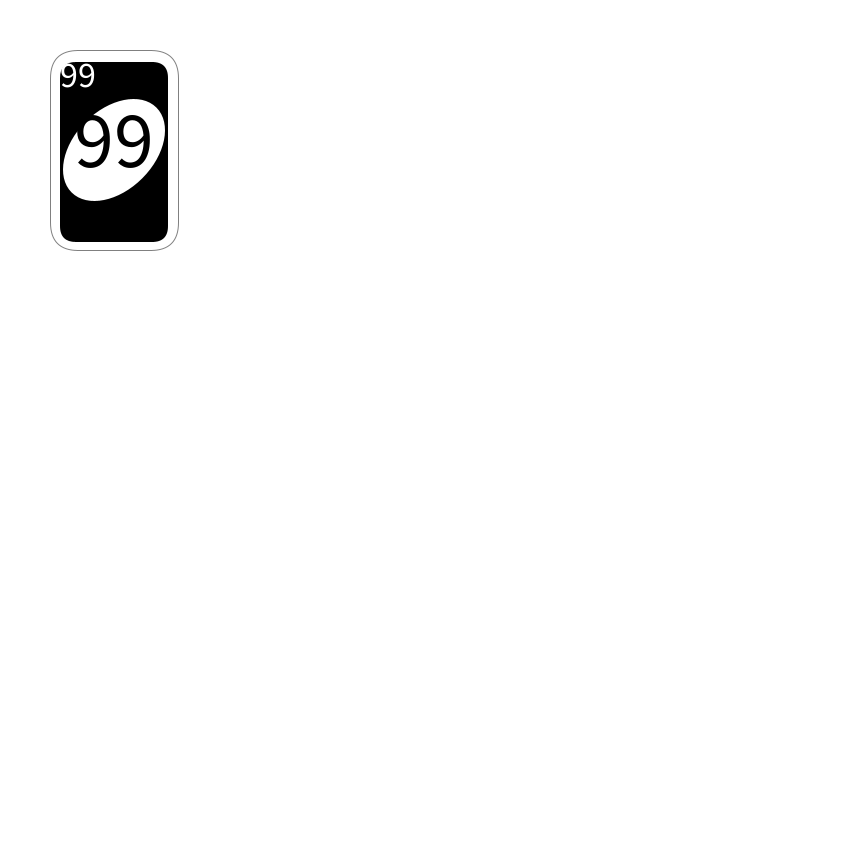
Frame 1 (no input)
Frame 60 (the mouse pressed at the canvas centre just before this capture): identical to frame 1, image omitted
Frame 120 (the mouse held since frame 60 and released just before this capture): identical to frame 1, image omitted

The Processing sketch that drew this single still picture (run headless with seeded random() and noise(); from frame 60 on, the mouse is pressed at the canvas centre):

// Processing sketch: week04_a
// ── week04_a.pde
void setup(){
  size(850,850);
  myShuffle();
}
void myShuffle(){
  for(int i=0;i<8;i++){
    for(int j=0;j<11;j++){
      cardN[i*11+j]=j;
      cardC[i*11+j]=C[i%4];
    }
  }
  for(int i=0;i<10000;i++){
    int a =int(random(88)),b=int(random(88));
    int temp= cardN[a];
    cardN[a] = cardN[b];
    cardN[b] = temp;
    temp = cardC[a];
    cardC[a] = cardC[b];
    cardC[b] = temp;
  }
}
int []cardN=new int[88];
int []cardC=new int[88];
color [] C={#FF5555,#FFAA00,#55AA55,#5555FF};
void draw(){
  background(255);
  if(mousePressed && mouseButton==RIGHT){
    for(int i=0;i<8;i++){
      for(int j=0;j<11;j++){
        drawCard(j*32,i*50,cardC[i*11+j],cardN[i*11+j],32);
      }
    }
  }else drawCard(50,50,#000000,99,128);
  
  for(int i=0;i<myCard;i++){
    if(i%4==0)drawCard(430+40*i/4,50,cardC[i],cardN[i],128);
    if(i%4==1)drawCard(630+40*i/4,350,cardC[i],cardN[i],128);
    if(i%4==2)drawCard(430+40*i/4,650,cardC[i],cardN[i],128);
    if(i%4==3)drawCard(230+40*i/4,350,cardC[i],cardN[i],128);
  }
}  
int myCard=0;
void mousePressed(){
  if(mouseButton==LEFT)myCard++;
}
void drawCard(int x,int y,color c,int n,int w){
  float s=w/32.0;
  stroke(128);
  fill(255);
  rect(x,y,32*s,50*s,7*s);
  noStroke();
  fill(c);
  rect(x+2.5*s,y+3*s,32*s-5*s,50*s-5*s,4*s);
  
  pushMatrix();
  fill(255);
  translate(x+16*s,y+25*s);
  rotate(radians(45));
  ellipse(0,0,20*s,30*s);
  popMatrix();
  
  textAlign(CENTER,CENTER);
  textSize(9*s);
  text(""+n,x+7*s,y+6*s);
  
  textSize(20*s);
  fill(c);
  text(""+n,x+16*s,y+22*s);
  
}
